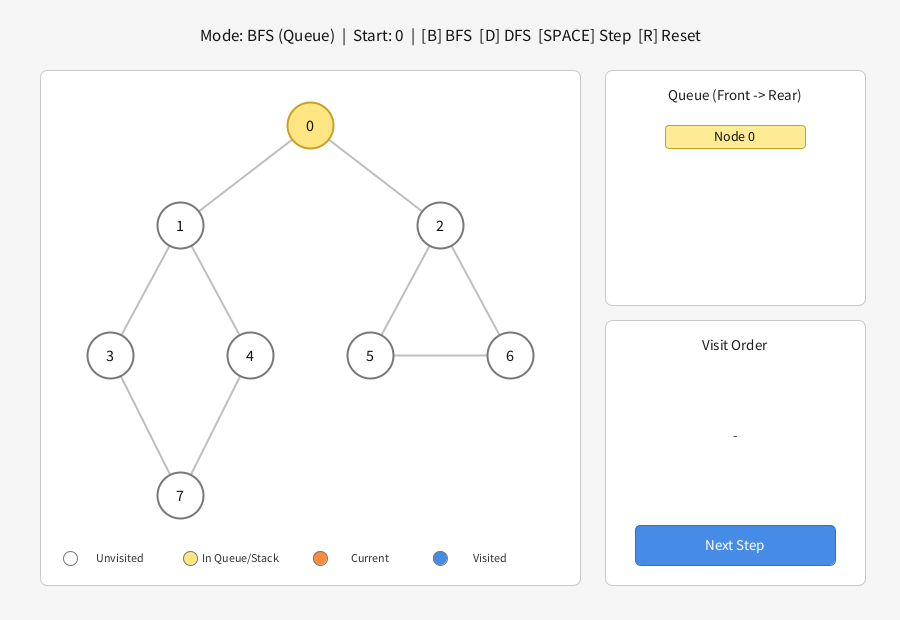
Frame 1 (no input)
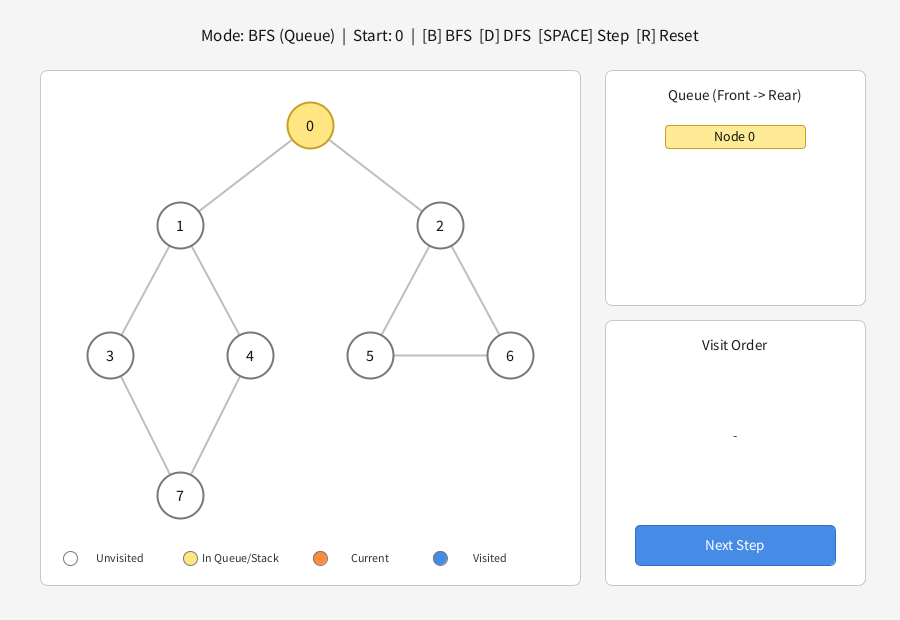
Frame 60 (the mouse pressed at the canvas centre just before this capture)
Frame 120 (the mouse held since frame 60 and released just before this capture): identical to frame 60, image omitted

The Processing sketch that drew these frames (run headless with seeded random() and noise(); from frame 60 on, the mouse is pressed at the canvas centre):

// Processing sketch: BFS_and_DFS_for_a_graph
// ── BFS_and_DFS_for_a_graph.pde
int n = 8;
int[] nodeX = {310, 180, 440, 110, 250, 370, 510, 180};
int[] nodeY = {125, 225, 225, 355, 355, 355, 355, 495};
int[][] adj = {
  {1, 2},
  {0, 3, 4},
  {0, 5, 6},
  {1, 7},
  {1, 7},
  {2, 6},
  {2, 5},
  {3, 4}
};

boolean isBFS = true;
int startNode = 0;
int currentNode = -1;
boolean finished = false;
boolean[] visited;
boolean[] inStructure;
int[] parent;
ArrayList<Integer> structure;
ArrayList<Integer> visitOrder;

int btnX = 635;
int btnY = 525;
int btnW = 200;
int btnH = 40;

void setup() {
  size(900, 620);
  textAlign(CENTER, CENTER);
  resetTraversal();
}

void draw() {
  background(245);
  drawHeader();
  drawGraphPanel();
  drawStatePanel();
}

void keyPressed() {
  if (key == 'b' || key == 'B') {
    isBFS = true;
    resetTraversal();
  } else if (key == 'd' || key == 'D') {
    isBFS = false;
    resetTraversal();
  } else if (key == 'r' || key == 'R') {
    resetTraversal();
  } else if (key == ' ') {
    stepTraversal();
  }
}

void mousePressed() {
  if (mouseX >= btnX && mouseX <= btnX + btnW && mouseY >= btnY && mouseY <= btnY + btnH) {
    stepTraversal();
    return;
  }

  for (int i = 0; i < n; i++) {
    if (dist(mouseX, mouseY, nodeX[i], nodeY[i]) <= 24) {
      startNode = i;
      resetTraversal();
      return;
    }
  }
}

void resetTraversal() {
  visited = new boolean[n];
  inStructure = new boolean[n];
  parent = new int[n];
  for (int i = 0; i < n; i++) {
    parent[i] = -1;
  }
  structure = new ArrayList<Integer>();
  visitOrder = new ArrayList<Integer>();
  currentNode = -1;
  finished = false;

  structure.add(startNode);
  inStructure[startNode] = true;
  if (isBFS) {
    visited[startNode] = true;
  }
}

void stepTraversal() {
  if (isBFS) {
    stepBFS();
  } else {
    stepDFS();
  }
}

void stepBFS() {
  if (structure.isEmpty()) {
    currentNode = -1;
    finished = true;
    return;
  }

  int curr = structure.remove(0);
  inStructure[curr] = false;
  currentNode = curr;
  visitOrder.add(curr);

  for (int next : adj[curr]) {
    if (!visited[next]) {
      visited[next] = true;
      inStructure[next] = true;
      parent[next] = curr;
      structure.add(next);
    }
  }
}

void stepDFS() {
  if (structure.isEmpty()) {
    currentNode = -1;
    finished = true;
    return;
  }

  int curr = structure.remove(structure.size() - 1);
  inStructure[curr] = false;
  visited[curr] = true;
  currentNode = curr;
  visitOrder.add(curr);

  for (int i = adj[curr].length - 1; i >= 0; i--) {
    int next = adj[curr][i];
    if (!visited[next]) {
      if (inStructure[next]) {
        structure.remove((Integer) next);
      }
      inStructure[next] = true;
      parent[next] = curr;
      structure.add(next);
    }
  }
}

void drawHeader() {
  String modeText = isBFS ? "Mode: BFS (Queue)" : "Mode: DFS (Stack)";
  fill(20);
  textSize(17);
  text(modeText + "  |  Start: " + startNode + "  |  [B] BFS  [D] DFS  [SPACE] Step  [R] Reset", width / 2, 35);
}

void drawGraphPanel() {
  stroke(200);
  strokeWeight(1);
  fill(255);
  rect(40, 70, 540, 515, 8);

  for (int u = 0; u < n; u++) {
    for (int v : adj[u]) {
      if (u < v) {
        boolean isTreeEdge = (parent[v] == u) || (parent[u] == v);
        if (isTreeEdge) {
          stroke(70, 140, 230);
          strokeWeight(4);
        } else {
          stroke(190);
          strokeWeight(2);
        }
        line(nodeX[u], nodeY[u], nodeX[v], nodeY[v]);
      }
    }
  }

  for (int i = 0; i < n; i++) {
    strokeWeight(2);
    if (i == currentNode) {
      stroke(200, 80, 20);
      fill(255, 140, 60);
    } else if (inStructure[i]) {
      stroke(200, 160, 40);
      fill(255, 230, 130);
    } else if (visited[i]) {
      stroke(40, 100, 190);
      fill(70, 140, 230);
    } else {
      stroke(120);
      fill(255);
    }
    ellipse(nodeX[i], nodeY[i], 46, 46);

    if (i == currentNode || (visited[i] && !inStructure[i])) {
      fill(255);
    } else {
      fill(20);
    }
    textSize(16);
    text(i, nodeX[i], nodeY[i]);
  }

  drawLegend();
}

void drawLegend() {
  int y = 558;
  int[] xs = {105, 225, 355, 475};
  String[] labels = {"Unvisited", "In Queue/Stack", "Current", "Visited"};
  color[] fills = {color(255), color(255, 230, 130), color(255, 140, 60), color(70, 140, 230)};

  textSize(12);
  for (int i = 0; i < 4; i++) {
    stroke(120);
    strokeWeight(1);
    fill(fills[i]);
    ellipse(xs[i] - 35, y, 14, 14);
    fill(50);
    text(labels[i], xs[i] + 15, y);
  }
}

void drawStatePanel() {
  stroke(200);
  strokeWeight(1);
  fill(255);
  rect(605, 70, 260, 235, 8);
  rect(605, 320, 260, 265, 8);

  fill(30);
  textSize(15);
  text(isBFS ? "Queue (Front -> Rear)" : "Stack (Top -> Bottom)", 735, 95);

  if (structure.isEmpty()) {
    fill(140);
    textSize(14);
    text(finished ? "Completed" : "Empty", 735, 185);
  } else {
    int count = structure.size();
    for (int i = 0; i < count; i++) {
      int val = isBFS ? structure.get(i) : structure.get(count - 1 - i);
      int y = 125 + i * 28;
      stroke(200, 160, 40);
      fill(255, 235, 150);
      rect(665, y, 140, 23, 4);
      fill(20);
      textSize(14);
      text("Node " + val, 735, y + 11);
    }
  }

  fill(30);
  textSize(15);
  text("Visit Order", 735, 345);

  String orderText = "";
  for (int i = 0; i < visitOrder.size(); i++) {
    orderText += visitOrder.get(i);
    if (i < visitOrder.size() - 1) {
      orderText += " -> ";
    }
  }

  fill(50);
  textSize(14);
  text(orderText.equals("") ? "-" : orderText, 625, 370, 220, 130);

  stroke(50, 110, 200);
  fill(finished ? color(170) : color(70, 140, 230));
  rect(btnX, btnY, btnW, btnH, 6);
  fill(255);
  textSize(15);
  text(finished ? "Finished" : "Next Step", btnX + btnW / 2, btnY + btnH / 2);
}
